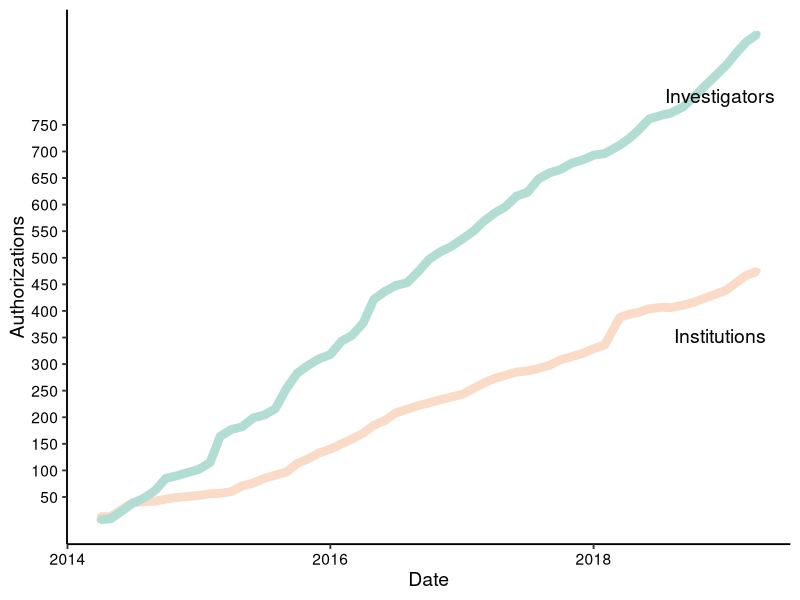

Write the R code that produced this figure.
## ---- chunk 1
#Load Libraries
library(ggplot2)
library(reshape2)
library(dplyr)
library(knitr)
library(cowplot)
## ---- chunk 2
# Import data and clean

df <- read.csv(file = "csv/institutionAuthCounts.csv", header = TRUE)

# Remove extra characters from df$YearMonth
df$YearMonth <- as.Date(substr(df$YearMonth, 2, 11))
df$Year <- substr(df$YearMonth, 1, 4)
df$Month <- as.numeric(substr(df$YearMonth, 6, 7))
## ---- chunk 3

# Plot for all Institutions and Authorized Investigators vs. date

# the below code needs to be changed to geom_line

# Reshape df
df.melt <- melt(df, id = c("YearMonth", "Year", "Month"), value.name = "Count", variable.name = "Type")

# Using Points
p <- 
  ggplot(data=df.melt, aes(x = YearMonth, y = Count, color = Type, group = Type)) +
  geom_point() + 
  geom_line(size=3) +
  theme_classic(base_size = 14) +                        #Axis Label Size
  scale_colour_manual(values=c("#fadbc7", "#b2ddd4")) +  #Databrary Colors
  ylab("Authorizations") +
  xlab("Date") +
  #labs(title="Databrary User Growth") +
  theme(legend.position="none", axis.text = element_text(size = rel(0.8), colour = "black")) +    #Axis text size and color
  scale_y_continuous(breaks = c(50,100,150,200,250,300,350,400,450,500,550,600,650,700,750)) 
  
ggdraw(p) + 
  draw_label("Investigators", .9, .84) +
  draw_label("Institutions", .9, .44)
